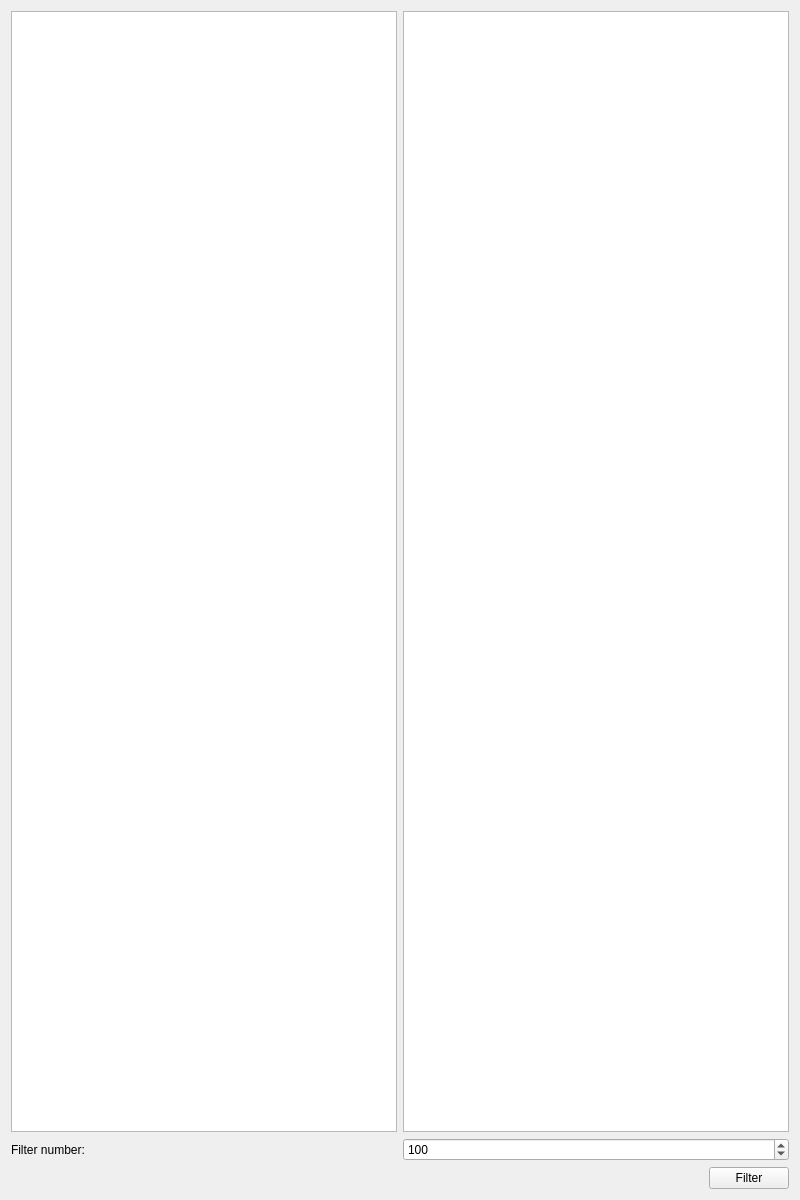
<?xml version="1.0" encoding="UTF-8"?>
<ui version="4.0">
 <class>Widget</class>
 <widget class="QWidget" name="Widget">
  <property name="geometry">
   <rect>
    <x>0</x>
    <y>0</y>
    <width>800</width>
    <height>1200</height>
   </rect>
  </property>
  <property name="windowTitle">
   <string>Widget</string>
  </property>
  <layout class="QVBoxLayout" name="verticalLayout">
   <item>
    <layout class="QHBoxLayout" name="horizontalLayout">
     <item>
      <widget class="QListWidget" name="originalList_listWidget"/>
     </item>
     <item>
      <widget class="QListWidget" name="filteredList_listWidget"/>
     </item>
    </layout>
   </item>
   <item>
    <layout class="QHBoxLayout" name="horizontalLayout_2">
     <item>
      <widget class="QLabel" name="label">
       <property name="text">
        <string>Filter number:</string>
       </property>
      </widget>
     </item>
     <item>
      <widget class="QSpinBox" name="filter_spinBox">
       <property name="maximum">
        <number>1000</number>
       </property>
       <property name="value">
        <number>100</number>
       </property>
      </widget>
     </item>
    </layout>
   </item>
   <item>
    <layout class="QHBoxLayout" name="horizontalLayout_3">
     <item>
      <spacer name="horizontalSpacer">
       <property name="orientation">
        <enum>Qt::Horizontal</enum>
       </property>
       <property name="sizeHint" stdset="0">
        <size>
         <width>40</width>
         <height>20</height>
        </size>
       </property>
      </spacer>
     </item>
     <item>
      <widget class="QPushButton" name="filterButton_pushButton">
       <property name="text">
        <string>Filter</string>
       </property>
      </widget>
     </item>
    </layout>
   </item>
  </layout>
 </widget>
 <resources/>
 <connections/>
</ui>
